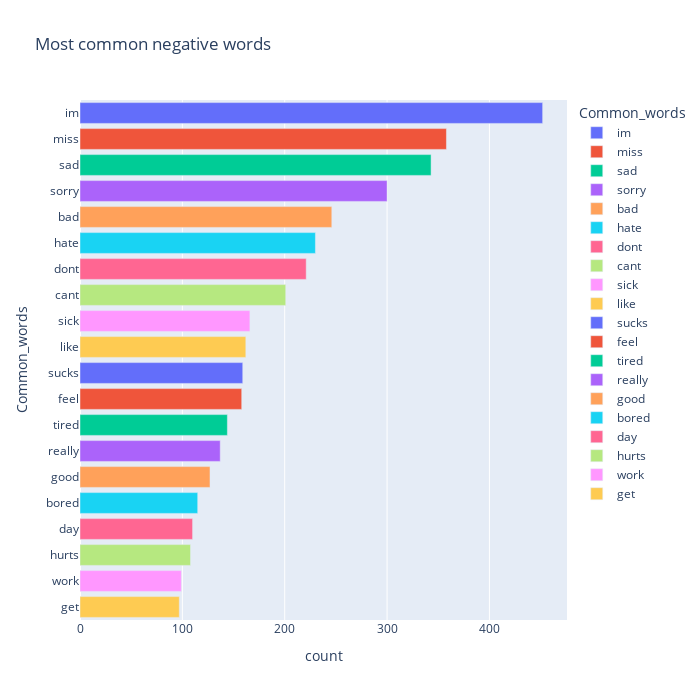

Source (notebook cell):
### Code cell
fig = px.bar(temp_negative, x="count", y="Common_words", title='Most common negative words', orientation='h', width=700, height=700,color='Common_words')
fig.show()

### Figure 1 — Plotly figure (JSON) as saved in the notebook; plotly's stock layout.template omitted (floating-point values rounded to 4 significant figures)
{"data": [{"alignmentgroup": "True", "hovertemplate": "Common_words=%{y}<br>count=%{x}<extra></extra>", "legendgroup": "im", "marker": {"color": "#636efa", "pattern": {"shape": ""}}, "name": "im", "offsetgroup": "im", "orientation": "h", "showlegend": true, "textposition": "auto", "type": "bar", "x": [452], "xaxis": "x", "y": ["im"], "yaxis": "y"}, {"alignmentgroup": "True", "hovertemplate": "Common_words=%{y}<br>count=%{x}<extra></extra>", "legendgroup": "miss", "marker": {"color": "#EF553B", "pattern": {"shape": ""}}, "name": "miss", "offsetgroup": "miss", "orientation": "h", "showlegend": true, "textposition": "auto", "type": "bar", "x": [358], "xaxis": "x", "y": ["miss"], "yaxis": "y"}, {"alignmentgroup": "True", "hovertemplate": "Common_words=%{y}<br>count=%{x}<extra></extra>", "legendgroup": "sad", "marker": {"color": "#00cc96", "pattern": {"shape": ""}}, "name": "sad", "offsetgroup": "sad", "orientation": "h", "showlegend": true, "textposition": "auto", "type": "bar", "x": [343], "xaxis": "x", "y": ["sad"], "yaxis": "y"}, {"alignmentgroup": "True", "hovertemplate": "Common_words=%{y}<br>count=%{x}<extra></extra>", "legendgroup": "sorry", "marker": {"color": "#ab63fa", "pattern": {"shape": ""}}, "name": "sorry", "offsetgroup": "sorry", "orientation": "h", "showlegend": true, "textposition": "auto", "type": "bar", "x": [300], "xaxis": "x", "y": ["sorry"], "yaxis": "y"}, {"alignmentgroup": "True", "hovertemplate": "Common_words=%{y}<br>count=%{x}<extra></extra>", "legendgroup": "bad", "marker": {"color": "#FFA15A", "pattern": {"shape": ""}}, "name": "bad", "offsetgroup": "bad", "orientation": "h", "showlegend": true, "textposition": "auto", "type": "bar", "x": [246], "xaxis": "x", "y": ["bad"], "yaxis": "y"}, {"alignmentgroup": "True", "hovertemplate": "Common_words=%{y}<br>count=%{x}<extra></extra>", "legendgroup": "hate", "marker": {"color": "#19d3f3", "pattern": {"shape": ""}}, "name": "hate", "offsetgroup": "hate", "orientation": "h", "showlegend": true, "textposition": "auto", "type": "bar", "x": [230], "xaxis": "x", "y": ["hate"], "yaxis": "y"}, {"alignmentgroup": "True", "hovertemplate": "Common_words=%{y}<br>count=%{x}<extra></extra>", "legendgroup": "dont", "marker": {"color": "#FF6692", "pattern": {"shape": ""}}, "name": "dont", "offsetgroup": "dont", "orientation": "h", "showlegend": true, "textposition": "auto", "type": "bar", "x": [221], "xaxis": "x", "y": ["dont"], "yaxis": "y"}, {"alignmentgroup": "True", "hovertemplate": "Common_words=%{y}<br>count=%{x}<extra></extra>", "legendgroup": "cant", "marker": {"color": "#B6E880", "pattern": {"shape": ""}}, "name": "cant", "offsetgroup": "cant", "orientation": "h", "showlegend": true, "textposition": "auto", "type": "bar", "x": [201], "xaxis": "x", "y": ["cant"], "yaxis": "y"}, {"alignmentgroup": "True", "hovertemplate": "Common_words=%{y}<br>count=%{x}<extra></extra>", "legendgroup": "sick", "marker": {"color": "#FF97FF", "pattern": {"shape": ""}}, "name": "sick", "offsetgroup": "sick", "orientation": "h", "showlegend": true, "textposition": "auto", "type": "bar", "x": [166], "xaxis": "x", "y": ["sick"], "yaxis": "y"}, {"alignmentgroup": "True", "hovertemplate": "Common_words=%{y}<br>count=%{x}<extra></extra>", "legendgroup": "like", "marker": {"color": "#FECB52", "pattern": {"shape": ""}}, "name": "like", "offsetgroup": "like", "orientation": "h", "showlegend": true, "textposition": "auto", "type": "bar", "x": [162], "xaxis": "x", "y": ["like"], "yaxis": "y"}, {"alignmentgroup": "True", "hovertemplate": "Common_words=%{y}<br>count=%{x}<extra></extra>", "legendgroup": "sucks", "marker": {"color": "#636efa", "pattern": {"shape": ""}}, "name": "sucks", "offsetgroup": "sucks", "orientation": "h", "showlegend": true, "textposition": "auto", "type": "bar", "x": [159], "xaxis": "x", "y": ["sucks"], "yaxis": "y"}, {"alignmentgroup": "True", "hovertemplate": "Common_words=%{y}<br>count=%{x}<extra></extra>", "legendgroup": "feel", "marker": {"color": "#EF553B", "pattern": {"shape": ""}}, "name": "feel", "offsetgroup": "feel", "orientation": "h", "showlegend": true, "textposition": "auto", "type": "bar", "x": [158], "xaxis": "x", "y": ["feel"], "yaxis": "y"}, {"alignmentgroup": "True", "hovertemplate": "Common_words=%{y}<br>count=%{x}<extra></extra>", "legendgroup": "tired", "marker": {"color": "#00cc96", "pattern": {"shape": ""}}, "name": "tired", "offsetgroup": "tired", "orientation": "h", "showlegend": true, "textposition": "auto", "type": "bar", "x": [144], "xaxis": "x", "y": ["tired"], "yaxis": "y"}, {"alignmentgroup": "True", "hovertemplate": "Common_words=%{y}<br>count=%{x}<extra></extra>", "legendgroup": "really", "marker": {"color": "#ab63fa", "pattern": {"shape": ""}}, "name": "really", "offsetgroup": "really", "orientation": "h", "showlegend": true, "textposition": "auto", "type": "bar", "x": [137], "xaxis": "x", "y": ["really"], "yaxis": "y"}, {"alignmentgroup": "True", "hovertemplate": "Common_words=%{y}<br>count=%{x}<extra></extra>", "legendgroup": "good", "marker": {"color": "#FFA15A", "pattern": {"shape": ""}}, "name": "good", "offsetgroup": "good", "orientation": "h", "showlegend": true, "textposition": "auto", "type": "bar", "x": [127], "xaxis": "x", "y": ["good"], "yaxis": "y"}, {"alignmentgroup": "True", "hovertemplate": "Common_words=%{y}<br>count=%{x}<extra></extra>", "legendgroup": "bored", "marker": {"color": "#19d3f3", "pattern": {"shape": ""}}, "name": "bored", "offsetgroup": "bored", "orientation": "h", "showlegend": true, "textposition": "auto", "type": "bar", "x": [115], "xaxis": "x", "y": ["bored"], "yaxis": "y"}, {"alignmentgroup": "True", "hovertemplate": "Common_words=%{y}<br>count=%{x}<extra></extra>", "legendgroup": "day", "marker": {"color": "#FF6692", "pattern": {"shape": ""}}, "name": "day", "offsetgroup": "day", "orientation": "h", "showlegend": true, "textposition": "auto", "type": "bar", "x": [110], "xaxis": "x", "y": ["day"], "yaxis": "y"}, {"alignmentgroup": "True", "hovertemplate": "Common_words=%{y}<br>count=%{x}<extra></extra>", "legendgroup": "hurts", "marker": {"color": "#B6E880", "pattern": {"shape": ""}}, "name": "hurts", "offsetgroup": "hurts", "orientation": "h", "showlegend": true, "textposition": "auto", "type": "bar", "x": [108], "xaxis": "x", "y": ["hurts"], "yaxis": "y"}, {"alignmentgroup": "True", "hovertemplate": "Common_words=%{y}<br>count=%{x}<extra></extra>", "legendgroup": "work", "marker": {"color": "#FF97FF", "pattern": {"shape": ""}}, "name": "work", "offsetgroup": "work", "orientation": "h", "showlegend": true, "textposition": "auto", "type": "bar", "x": [99], "xaxis": "x", "y": ["work"], "yaxis": "y"}, {"alignmentgroup": "True", "hovertemplate": "Common_words=%{y}<br>count=%{x}<extra></extra>", "legendgroup": "get", "marker": {"color": "#FECB52", "pattern": {"shape": ""}}, "name": "get", "offsetgroup": "get", "orientation": "h", "showlegend": true, "textposition": "auto", "type": "bar", "x": [97], "xaxis": "x", "y": ["get"], "yaxis": "y"}], "layout": {"barmode": "relative", "height": 700, "legend": {"title": {"text": "Common_words"}, "tracegroupgap": 0}, "title": {"text": "Most common negative words"}, "width": 700, "xaxis": {"anchor": "y", "domain": [0, 1], "title": {"text": "count"}}, "yaxis": {"anchor": "x", "categoryarray": ["get", "work", "hurts", "day", "bored", "good", "really", "tired", "feel", "sucks", "like", "sick", "cant", "dont", "hate", "bad", "sorry", "sad", "miss", "im"], "categoryorder": "array", "domain": [0, 1], "title": {"text": "Common_words"}}}}
